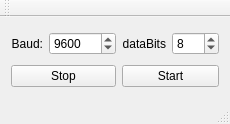
<?xml version="1.0" encoding="UTF-8"?>
<ui version="4.0">
 <class>MainWindow</class>
 <widget class="QMainWindow" name="MainWindow">
  <property name="geometry">
   <rect>
    <x>0</x>
    <y>0</y>
    <width>221</width>
    <height>124</height>
   </rect>
  </property>
  <property name="windowTitle">
   <string>MainWindow</string>
  </property>
  <property name="styleSheet">
   <string notr="true">/*font: 25 8pt &quot;Roboto Thin&quot;;
background-color:rgb(52, 52, 52);
color: #fff;
QAbstractButton{color: rgbrgb(0, 0, 0);}*/</string>
  </property>
  <widget class="QWidget" name="centralWidget">
   <layout class="QGridLayout" name="gridLayout">
    <item row="2" column="2">
     <widget class="QPushButton" name="stopButton">
      <property name="styleSheet">
       <string notr="true"/>
      </property>
      <property name="text">
       <string>Stop</string>
      </property>
     </widget>
    </item>
    <item row="2" column="3">
     <widget class="QPushButton" name="startButton">
      <property name="text">
       <string>Start</string>
      </property>
     </widget>
    </item>
    <item row="0" column="2">
     <layout class="QHBoxLayout" name="horizontalLayout">
      <item>
       <widget class="QLabel" name="label">
        <property name="styleSheet">
         <string notr="true"/>
        </property>
        <property name="text">
         <string>Baud:</string>
        </property>
        <property name="alignment">
         <set>Qt::AlignRight|Qt::AlignTrailing|Qt::AlignVCenter</set>
        </property>
       </widget>
      </item>
      <item>
       <widget class="QSpinBox" name="baudSpinBox">
        <property name="maximum">
         <number>1000000</number>
        </property>
        <property name="value">
         <number>9600</number>
        </property>
       </widget>
      </item>
     </layout>
    </item>
    <item row="0" column="3">
     <layout class="QHBoxLayout" name="horizontalLayout_2">
      <item>
       <widget class="QLabel" name="label_2">
        <property name="text">
         <string>dataBits</string>
        </property>
        <property name="alignment">
         <set>Qt::AlignRight|Qt::AlignTrailing|Qt::AlignVCenter</set>
        </property>
       </widget>
      </item>
      <item>
       <widget class="QSpinBox" name="dataBitsSpinBox">
        <property name="maximum">
         <number>128</number>
        </property>
        <property name="value">
         <number>8</number>
        </property>
       </widget>
      </item>
     </layout>
    </item>
   </layout>
  </widget>
  <widget class="QMenuBar" name="menuBar">
   <property name="geometry">
    <rect>
     <x>0</x>
     <y>0</y>
     <width>221</width>
     <height>21</height>
    </rect>
   </property>
  </widget>
  <widget class="QToolBar" name="mainToolBar">
   <attribute name="toolBarArea">
    <enum>TopToolBarArea</enum>
   </attribute>
   <attribute name="toolBarBreak">
    <bool>false</bool>
   </attribute>
  </widget>
  <widget class="QStatusBar" name="statusBar"/>
 </widget>
 <layoutdefault spacing="6" margin="11"/>
 <resources/>
 <connections/>
</ui>
